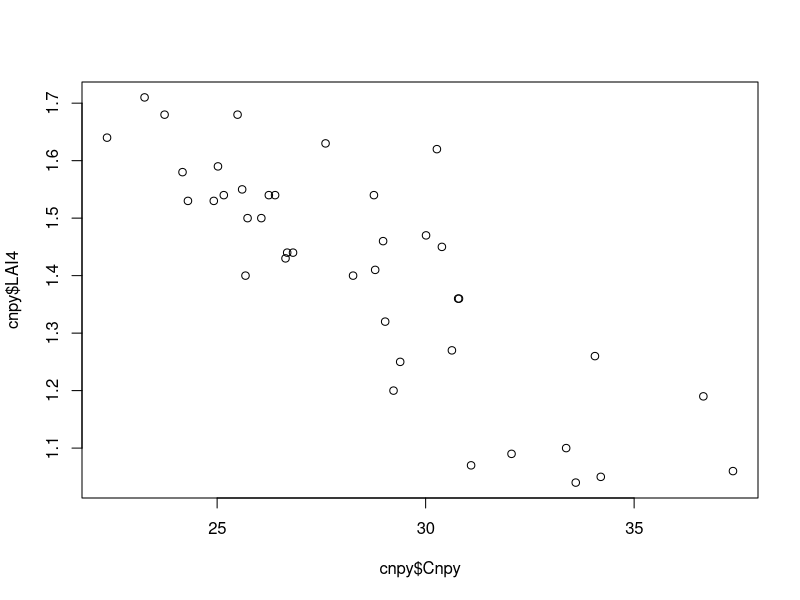
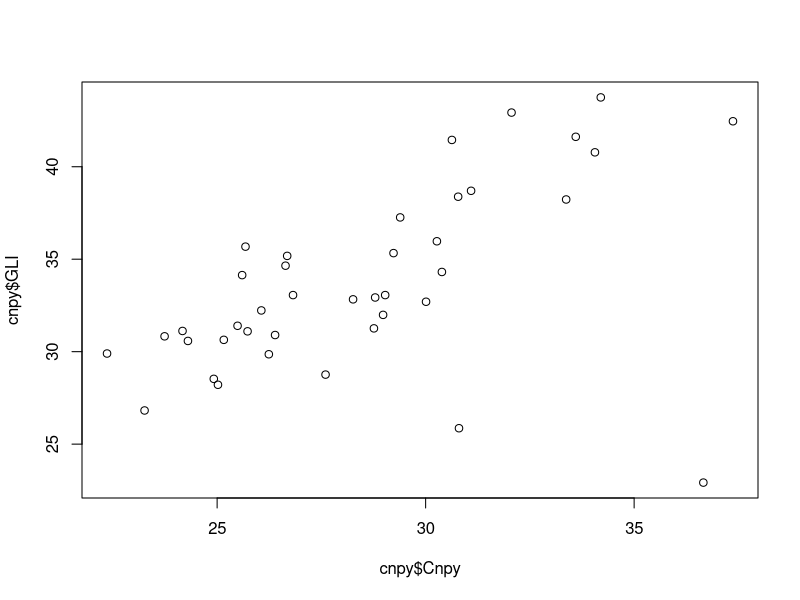
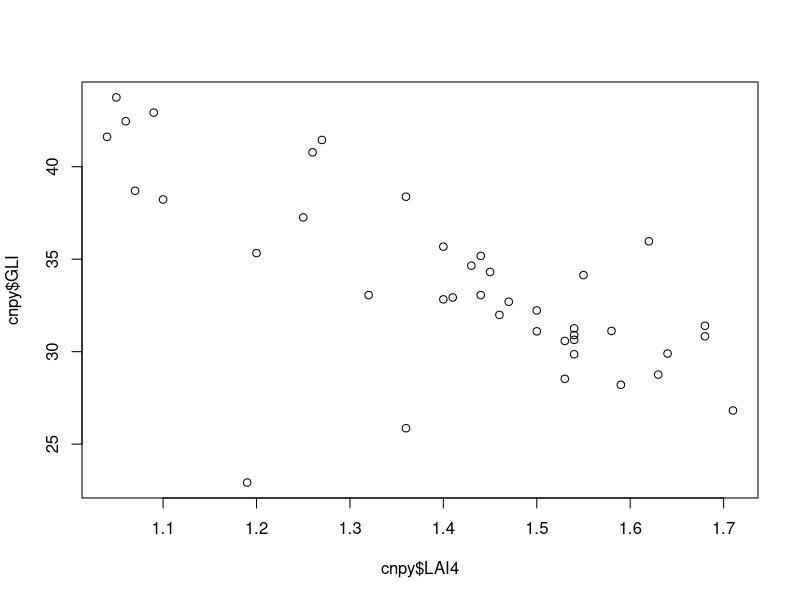
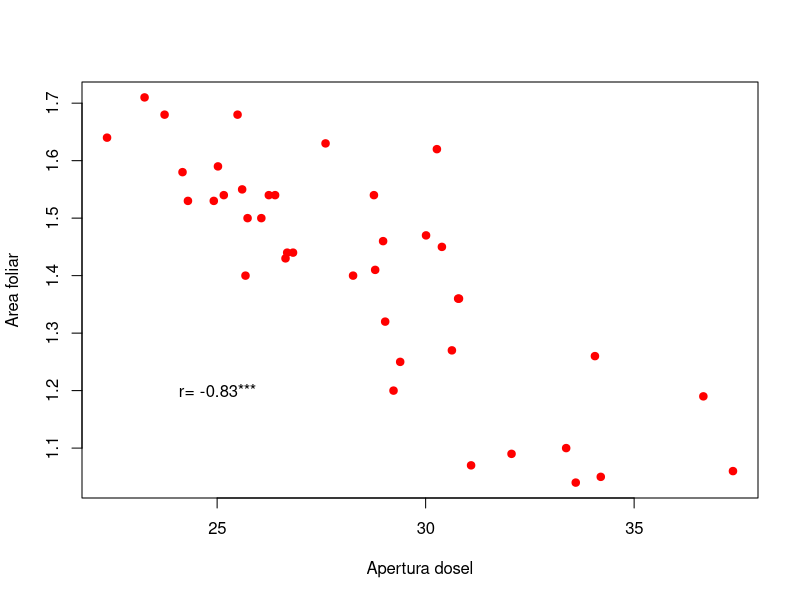
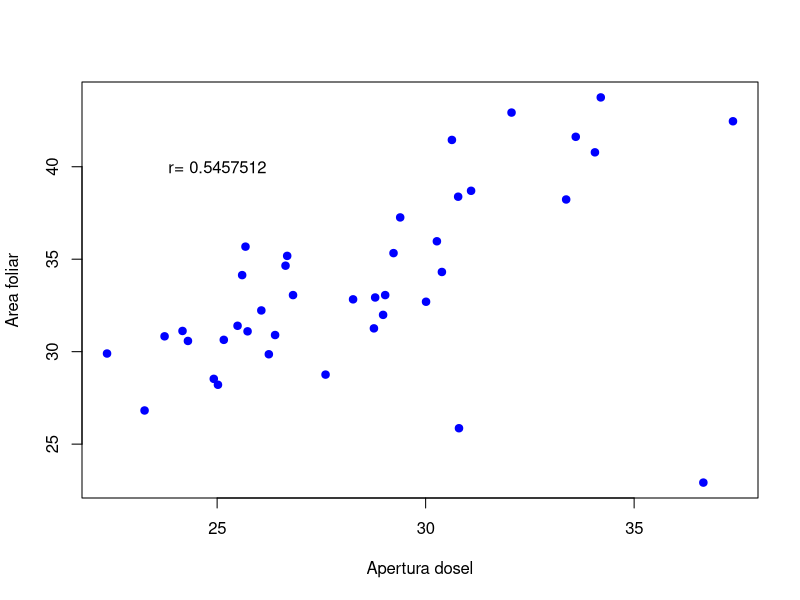
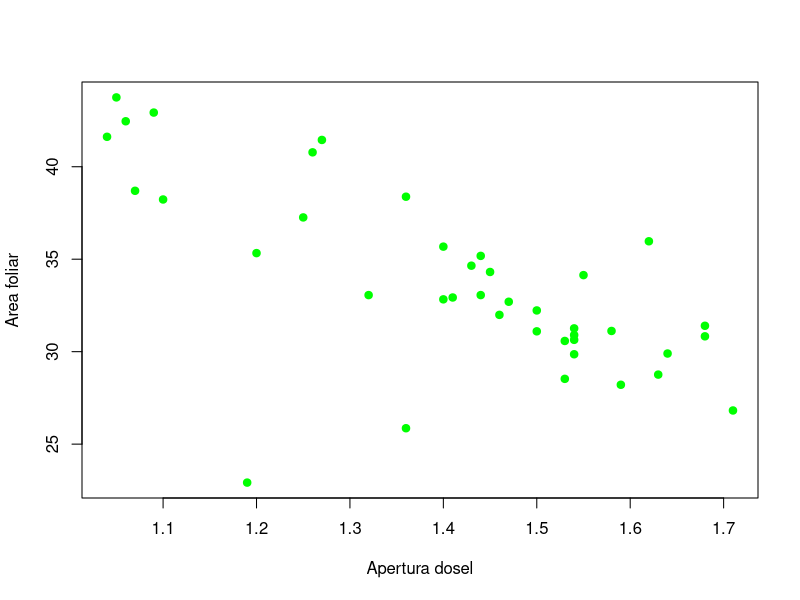

Here is the R script that generated these plots, in order:
# Carlos Mauricio Weinamnn Olmedo
# 18/09/2023
# Matricula: 1919780

setwd("C:/Weinmann_Met_ES/Met_ES/codigos")
 cnpy <- read.csv("canopy.csv", header = T)
 cnpy$Forest <- as.factor(cnpy$Forest)

 plot(cnpy$Cnpy, cnpy$LAI4)
 #Asocoacion negativa 
 
 plot(cnpy$Cnpy, cnpy$GLI)
 #Asociacion positiva 
 
 plot(cnpy$LAI4, cnpy$GLI)
 #Asociacion negativa 
 
 #Personalizar
 plot(cnpy$Cnpy, cnpy$LAI4, xlab = "Apertura dosel", ylab = "Area foliar",
      col = "red", pch = 19)
 cor.test(cnpy$Cnpy, cnpy$LAI4)
 
 text(25,1.2, "r= -0.83***")
 
 plot(cnpy$Cnpy, cnpy$GLI, xlab = "Apertura dosel", ylab = "Area foliar",
      col = "blue", pch = 19)
 cor.test(cnpy$Cnpy, cnpy$GLI)
 
 text(25,40, "r= 0.5457512")
 
 plot(cnpy$LAI4, cnpy$GLI, xlab = "Apertura dosel", ylab = "Area foliar", 
      col = "green", pch = 19)
 cor.test(cnpy$LAI4, cnpy$GLI)
 
 text(25,1.2, "r= -0.6894101")
 
 